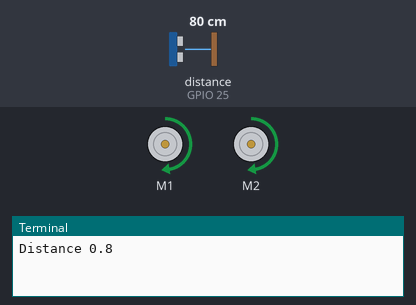
A program run on a simulated Raspberry Pi (BCM pin numbers). On the bench: 2 × DC motor (green arrow = forward, orange = backward, longer = faster), the last lines printed to the terminal. The test bench sets the inputs (shaded band); at power-on: distance to the obstacle (sensor on GPIO 25) 80 cm. Motors are numbered in the order the program creates them (left before right in a Robot).

Above: at 1.2 s.
1.3 s: distance to the obstacle (sensor on GPIO 25) set to 14 cm
3.6 s: distance to the obstacle (sensor on GPIO 25) set to 11 cm
At 5.5 s:
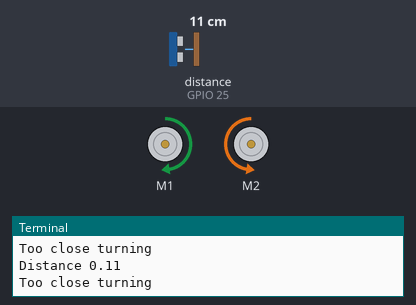
5.9 s: distance to the obstacle (sensor on GPIO 25) set to 18 cm
At 7.0 s:
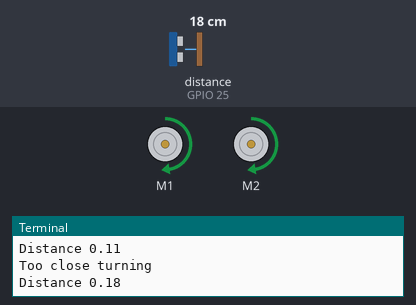
7.9 s: distance to the obstacle (sensor on GPIO 25) set to 2 cm
At 9.8 s:
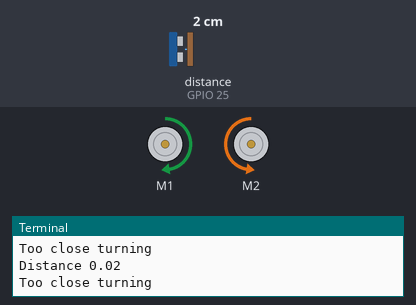
Timing chart, 0 to 10.9 s (numbered marks = the images above; inputs shaded):
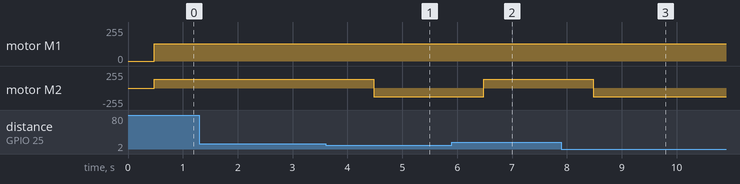

The program:

robot-distance.py
```python
#!/usr/bin/python3
import time
from gpiozero import Robot, DistanceSensor

# Pin numbres
# CamJam 10,9 - 8,7
# STS-Pi 19,20 - 21,26
robot = Robot(left=(19, 20), right=(21, 26))
distance_sensor = DistanceSensor(25, 6)

min_distance = 0.13
speed = 0.5

while True:
    distance = distance_sensor.distance
    print ("Distance "+str(distance))
    # if we are close to a wall then turn right
    if (distance < min_distance) :
        print ("Too close turning")
        robot.right(speed)
    else :
        robot.forward(speed)
    time.sleep(1)
```

Measured:
- the behaviour switches between 13 and 12 cm on distance to the obstacle (sensor on GPIO 25) (found by bisection; images 0 and 1)
- after the input at 3.6 s, motor M2: forward 128/255 → backward 128/255 after 0.88 s
- after the input at 5.9 s, motor M2: backward 128/255 → forward 128/255 after 0.58 s
- after the input at 7.9 s, motor M2: forward 128/255 → backward 128/255 after 0.58 s
